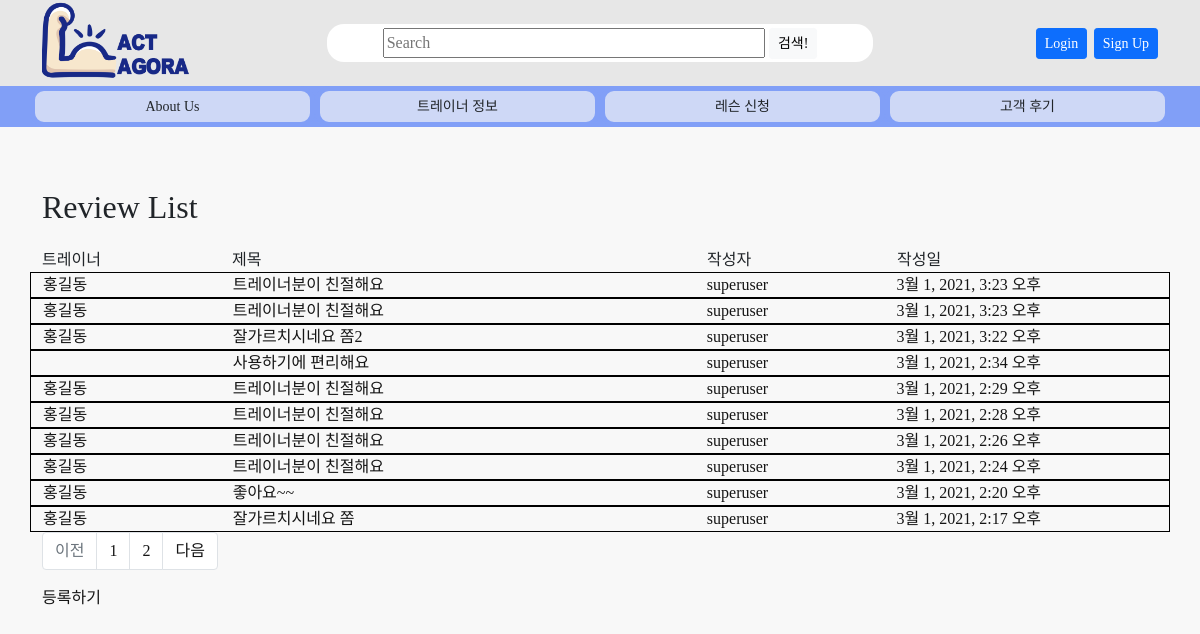
/review/, run on the app's committed database.
### review/models.py (models this page shows, shortened)
class Review(models.Model):
    writer = models.ForeignKey(settings.AUTH_USER_MODEL, null=True, blank=True, on_delete=models.SET_NULL, verbose_name='작성자')
    trainer = models.ForeignKey(Trainer, null=True, blank=True, on_delete=models.SET_NULL, verbose_name='트레이너')
    date = models.DateTimeField(auto_now_add=True, blank=False, verbose_name='작성일')
    genretext = models.CharField(max_length=200, null=True, blank=True)
    genre = models.ManyToManyField(Genre, blank=True, verbose_name='장르')
    tagtext = models.CharField(max_length=200, null=True, blank=True)
    hashtag = models.ManyToManyField(Hashtag, blank=True)
    title = models.CharField(max_length=100, null=True)
    content = models.TextField(null=True, blank=True)
    def get_absolute_url(self):
        return reverse('review:review-detail', args=[str(self.id)])
    class Meta:
        db_table = '리뷰'
        verbose_name = '리뷰'
        verbose_name_plural = '리뷰'

### trainer/models.py (models this page shows, shortened)
class Trainer(models.Model):
    writer = models.ForeignKey(settings.AUTH_USER_MODEL, null=True, blank=True, on_delete=models.CASCADE, verbose_name='작성자')
    name = models.CharField(max_length=10, verbose_name='이름')
    genretext = models.CharField(max_length=200, null=True)
    genre = models.ManyToManyField(Genre, blank=True, verbose_name='장르')
    address = models.CharField(max_length=40, null=True, verbose_name='지역')
    place = models.CharField(max_length=40, null=True, verbose_name='장소')
    summary = models.TextField(null=True, blank=True)
    tagtext = models.CharField(max_length=200, null=True, blank=True)
    hashtag = models.ManyToManyField(Hashtag, blank=True)
    image = ProcessedImageField(
        upload_to=get_profile_image_path, processors=[ResizeToFill(width=500, height=500, upscale=False)], null=True, blank=True,
        format='JPEG', options={'quality': 90}, verbose_name="프로필 이미지"
    )
    imagename = models.CharField(max_length=64, null=True, verbose_name='이미지파일')
    def display_genre(self):
        """Create a string for the Genre. This is required to display genre in Admin."""
        return ', '.join(genre.name for genre in self.genre.all()[:3])
    display_genre.short_description = 'Genre'
    class Meta:
        db_table = '트레이너'
        verbose_name = '트레이너'
        verbose_name_plural = '트레이너'

### accounts/models.py (models this page shows)
class User(AbstractBaseUser, PermissionsMixin):
    objects = UserManager()
    user_id = models.CharField(max_length=17, verbose_name="아이디", unique=True)
    password = models.CharField(max_length=256, verbose_name="비밀번호")
    email = models.EmailField(max_length=128, verbose_name="이메일", null=True, unique=True)
    hp = models.IntegerField(verbose_name="핸드폰번호", null=True, unique=True)
    name = models.CharField(max_length=8, verbose_name="이름", null=True)
    level = models.CharField(choices=LEVEL_CHOICES, max_length=18, verbose_name="등급", default=3)
    auth = models.CharField(max_length=10, verbose_name="인증번호", null=True)
    date_joined = models.DateTimeField(auto_now_add=True, verbose_name='가입일', null=True, blank=True)
    is_active = models.BooleanField(default=True)
    is_admin = models.BooleanField(default=False)
    is_staff = models.BooleanField(default=False)
    is_superuser = models.BooleanField(default=False)
    USERNAME_FIELD = 'user_id'
    REQUIRED_FIELDS = ['email']
    def __str__(self):
        return self.user_id
    class Meta:
        db_table = "회원목록"
        verbose_name = "사용자"
        verbose_name_plural = "사용자"

### review/views.py (the view)
# urls.py: path('review/', views.ReviewListView.as_view(), name='reviews'),
class ReviewListView(generic.ListView):
    model = Review
    paginate_by = 10
    template_name = 'review/review_list.html'
    context_object_name = 'review_list'
    def get_queryset(self):
        trainer_list = Review.objects.order_by('-id')
        self.request.session['trainer_id'] = None
        return trainer_list
    def get_context_data(self, **kwargs):
        context = super().get_context_data(**kwargs)
        paginator = context['paginator']
        page_numbers_range = 5
        max_index = len(paginator.page_range)
        page = self.request.GET.get('page')
        current_page = int(page) if page else 1
        start_index = int((current_page - 1) / page_numbers_range) * page_numbers_range
        end_index = start_index + page_numbers_range
        if end_index >= max_index:
            end_index = max_index
        page_range = paginator.page_range[start_index:end_index]
        context['page_range'] = page_range
        return context

### templates/review/review_list.html
{% extends 'base.html' %}
{% block contents %}
{% if b %}
<h1>Search List</h1>
{% else %}
<h1>Review List</h1>
{% endif %}
<div class="row">
    <div class="col-2 col-md-2">트레이너</div>
    <div class="col-5 col-md-5">제목</div>
    <div class="col-2 col-md-2">작성자</div>
    <div class="col-3 col-md-3">작성일</div>
</div>
{% if review_list %}
{% for review in review_list %}
<a href="{{ review.get_absolute_url }}">
    <div class="row" style="border: 1px solid black">
        <div class="col-2 col-md-2">{{ review.trainer.name }}</div>
        <div class="col-5 col-md-5">{{ review.title }}</div>
        <div class="col-2 col-md-2">{{ review.writer }}</div>
        <div class="col-3 col-md-3">{{ review.date }}</div>
    </div>
</a>
{% endfor %}
{% else %}
    {% if b %}
    <p>검색 결과가 없습니다.</p>
    {% else %}
    <p>현재 등록된 후가 없습니다.</p>
    {% endif %}
{% endif %}
{% if is_paginated %}
<ul class="pagination">
    {% if page_obj.has_previous %}
    <li class="page-item">
        <a class="page-link" href="?page={{ page_obj.previous_page_number }}"
            tabindex="-1">이전</a>
    </li>
    {% else %}
    <li class="page-item disabled">
        <a class="page-link" href="#" tabindex="-1">이전</a>
    </li>
    {% endif %}
    {% for page in page_range %}
    <li class="page-item {% if page == page_obj.number %} activate {% endif %}">
        <a class="page-link" href="?page={{ page }}">{{ page }}</a>
    </li>
    {% endfor %}
    {% if page_obj.has_next %}
    <li class="page-item">
        <a class="page-link"
            href="?page={{ page_obj.next_page_number }}">다음</a>
    </li>
    {% else %}
    <li class="page-item disabled">
        <a class="page-link" href="#">다음</a>
    </li>
    {% endif %}
</ul>
{% endif %}
{% if b %}
<p></p>
{% else %}
<a href="{% url 'review:review-new' %}">등록하기</a>
{% endif %}
{% endblock %}

### static/css/styles.css (style rules this page uses)
body { font-family: NotoSansKR; background-color: #F8F8F8; }
a:link { text-decoration: none; color: #151515; }

### data on the page
Review: trainer.name "홍길동", title "트레이너분이 친절해요", writer "superuser", date "3월 1, 2021, 3:23 오후"
Review: trainer.name "홍길동", title "트레이너분이 친절해요", writer "superuser", date "3월 1, 2021, 3:23 오후"
Review: trainer.name "홍길동", title "잘가르치시네요 쫌2", writer "superuser", date "3월 1, 2021, 3:22 오후"
Review: title "사용하기에 편리해요", writer "superuser", date "3월 1, 2021, 2:34 오후"
Review: trainer.name "홍길동", title "트레이너분이 친절해요", writer "superuser", date "3월 1, 2021, 2:29 오후"
Review: trainer.name "홍길동", title "트레이너분이 친절해요", writer "superuser", date "3월 1, 2021, 2:28 오후"
Review: trainer.name "홍길동", title "트레이너분이 친절해요", writer "superuser", date "3월 1, 2021, 2:26 오후"
Review: trainer.name "홍길동", title "트레이너분이 친절해요", writer "superuser", date "3월 1, 2021, 2:24 오후"
Review: trainer.name "홍길동", title "좋아요~~", writer "superuser", date "3월 1, 2021, 2:20 오후"
Review: trainer.name "홍길동", title "잘가르치시네요 쫌", writer "superuser", date "3월 1, 2021, 2:17 오후"

### other printed values
{{ page }} "1" "2"
